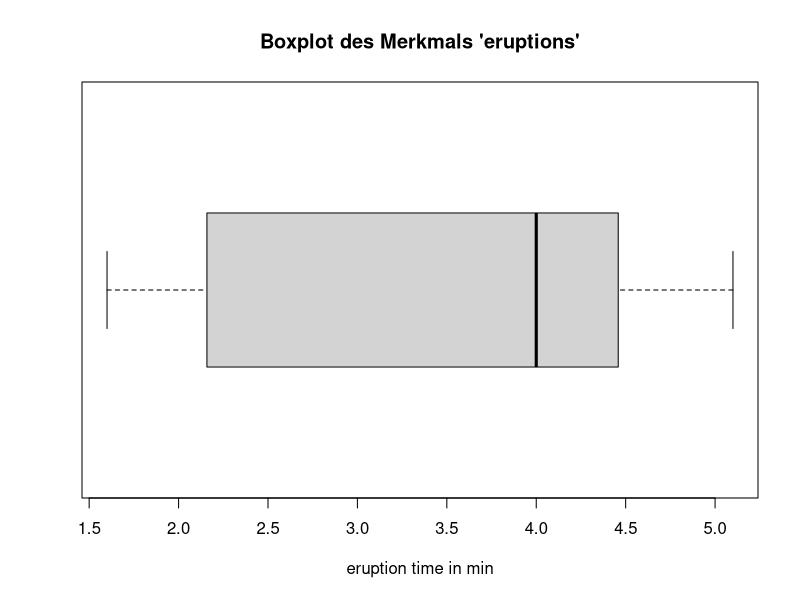
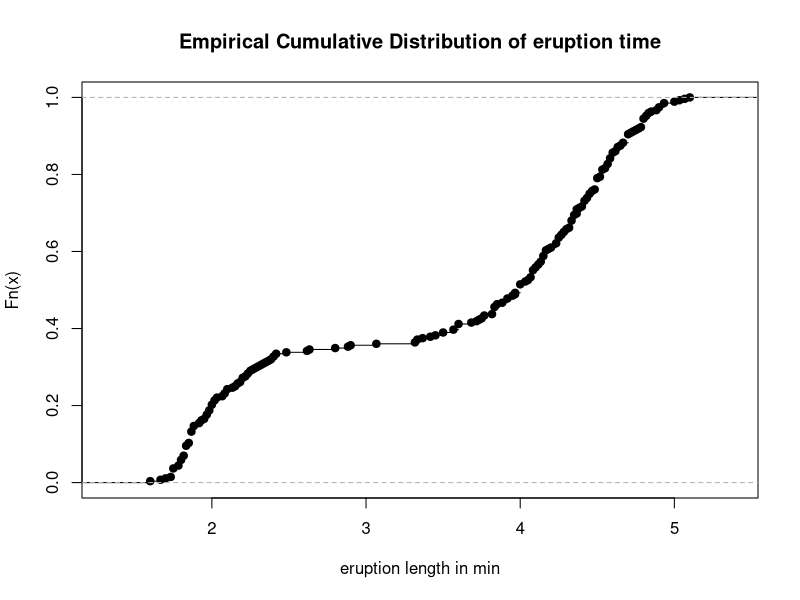
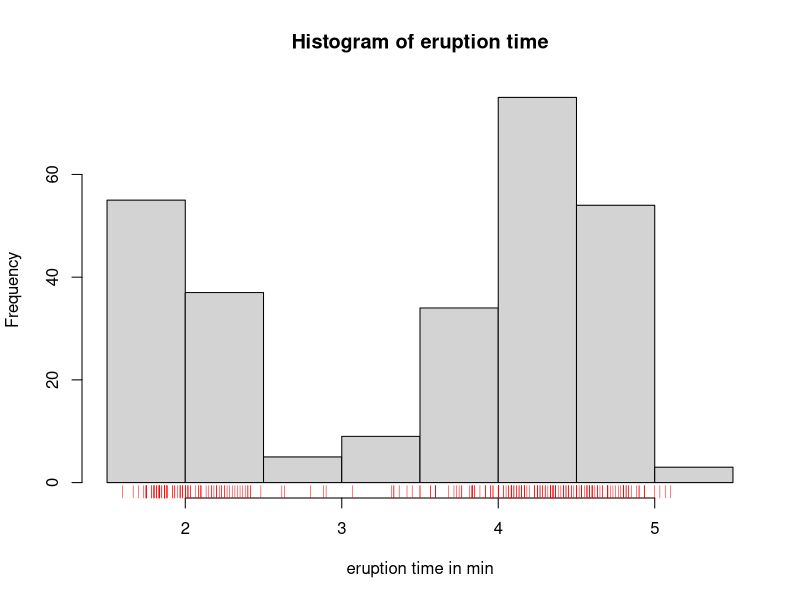

R code for these plots, in order: (Note: this script raises an error after producing the figures.)
## ---- chunk 1
knitr::opts_chunk$set(error=TRUE,        # Keep compiling upon error
                      collapse=TRUE,     # collapse by default
                      echo=TRUE,         # echo code by default
                      comment = "#>",    # change comment character
                      fig.width = 5,     # set figure width
                      out.width = "50%", # set width of displayed images
                      warning=TRUE,      # show R warnings
                      message=FALSE)     # show R messages
## ---- chunk 2
data("faithful")
summary(faithful$eruptions) # five point summary plus mean
#or
fivenum(faithful$eruptions)

## ---- chunk 3
data("faithful")
boxplot(faithful$eruptions, horizontal = TRUE, main="Boxplot des Merkmals 'eruptions'", xlab="eruption time in min")

# Interpretation
# 1. Die Werte reichen von ca. 1.6 bis ca 5.1 Minuten
# Die Verteilung ist linksschief, da die unteren 50 Prozent der Daten über eine größere Spannweite verfgen als die oberen 50 Prozent
# Der Median liegt bei ca 4.0 Minuten
# Die 'whiskers' sind verhältnismäßig kurz, sodass nicht von sehr starken Ausreißern ausgegangen werden kann
# der untere (linke) 'whiskers' ist kürzer als die Darstellung des unteren (linken) Quartils -> Dichte steigt erneut an
## ---- chunk 4
data("faithful")
stem(faithful$eruptions, scale = 2)
# Es ist zu sehen, dass die höchste Dichte in einem Intervall der Breite 0.1 zwischen 1.8 und 1.9 ist.
# Es ist zu erkennen, dass es sich nicht um eine normal linksschiefe Verteilung handelt 
## ---- chunk 5
data("faithful")
plot(ecdf(faithful$eruptions), main="Empirical Cumulative Distribution of eruption time", xlab="eruption length in min")
## ---- chunk 6
data("faithful")
hist(faithful$eruptions,  main="Histogram of eruption time", xlab = "eruption time in min", include.lowest = TRUE)
rug(faithful$eruptions, ticksize = 0.03, side = 1, lwd = 0.5, col = "red", quiet = getOption("warn") < 0)
# In einem Intervall von 0.5 ist die höchste Dichte zwischen 4.0 und 4.5
# Die genaue Verteilung der Werte kann in der Default Einstellung schlechter erkannt werden, als im Stem-Leaf-Plot
# Dies wird durch das Hinzufügen des Rugs ergänzt -> z.B ist z erkennen, dass die Werte innerhalb des Intervalls 4.0 - 4.5 sehr geichmäßig im Intervall 5.0-5.5 jedoch sehr ungleichmäßig verteilt sind.

#Histogram als Dichteschätzer mit relativen Häufigkeiten, sodass Fläche 1 ergibt.
hist(eruptions, xlab="duration in minutes", breaks = 20, freq=FALSE)

# ähnliches Bild zu stem-leaf-plot: Klassenbreite muss den Abständen der Werte vor | im Stem-Leaf Plot entsprechen
breaks = seq(1.5, 5.5, 0.1)
histinfo <- hist(faithful$eruptions, breaks = breaks, main="Histogram of eruption time", xlab = "eruption time in min", include.lowest = TRUE, xlim = range(breaks))
rug(faithful$eruptions, ticksize = 0.03, side = 1, lwd = 0.5, col = "red", quiet = getOption("warn") < 0)
## ---- chunk 7
eruptions <- faithful$eruptions
hist(eruptions, xlab="duration in minutes", breaks = 20, freq=FALSE)
lines(density(eruptions, kernel='rectangular', 1.0), add=TRUE, col='red')
lines(density(eruptions, kernel='rectangular', 0.3), add=TRUE, col='blue')
lines(density(eruptions, kernel='rectangular', 0.1), add=TRUE, col='green')
legend("topleft",
       c("h=1","h=0.3", "h=0.1"),
       fill=c("red","blue", "green")
)
#Die Bandbreite zwischen 0.2 und 0.3 liefern ein "gutes" Ergebnis.
## ---- chunk 8
hist(eruptions, xlab="duration in minutes", breaks = 20, freq=FALSE)
lines(density(eruptions, kernel='gaussian', 0.2), add=TRUE, col='red')
lines(density(eruptions, kernel='epanechnikov', 0.2), add=TRUE, col='blue')
legend("topleft",
       c("gaussian","epanechnikov"),
       fill=c("red","blue")
)
## ---- chunk 9
#Für diese Daten hat sich die Verwendung der Kerndichteschätzung ausgezahlt. Durch den Boxplot war nicht zu erkennen, dass es eine Anhäufung von Vorkommen bei ~1,8 und ~4,5 gibt. Nützlich war der Boxplot jedoch immernoch um Informationen über Min und Max der Daten zu bekommen. Auch die Verwendung eines Histogramms mit 30 > k > 15 hat einen guten Überblick über die Daten gegeben.
